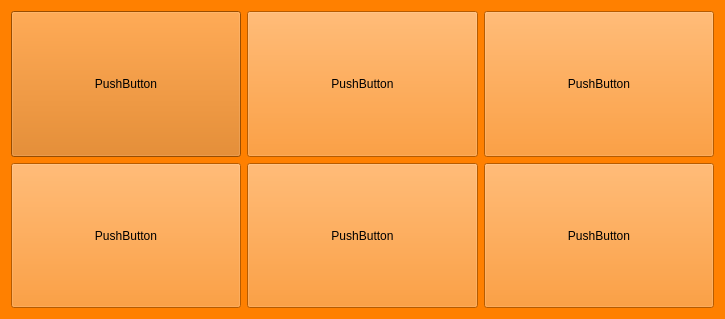
<?xml version="1.0" encoding="UTF-8"?>
<ui version="4.0">
 <class>CMainWindow</class>
 <widget class="QMainWindow" name="CMainWindow">
  <property name="geometry">
   <rect>
    <x>0</x>
    <y>0</y>
    <width>725</width>
    <height>319</height>
   </rect>
  </property>
  <property name="windowTitle">
   <string>VoyagerHead</string>
  </property>
  <property name="styleSheet">
   <string notr="true">background-color: rgb(255, 128, 0);</string>
  </property>
  <widget class="QWidget" name="centralWidget">
   <layout class="QVBoxLayout" name="verticalLayout">
    <item>
     <layout class="QHBoxLayout" name="horizontalLayout">
      <item>
       <widget class="QPushButton" name="pushButton">
        <property name="sizePolicy">
         <sizepolicy hsizetype="Expanding" vsizetype="Expanding">
          <horstretch>0</horstretch>
          <verstretch>0</verstretch>
         </sizepolicy>
        </property>
        <property name="autoFillBackground">
         <bool>false</bool>
        </property>
        <property name="styleSheet">
         <string notr="true">background-color: rgb(170, 85, 0);
background-color: rgb(216, 108, 0);</string>
        </property>
        <property name="text">
         <string>PushButton</string>
        </property>
       </widget>
      </item>
      <item>
       <widget class="QPushButton" name="pushButton_3">
        <property name="sizePolicy">
         <sizepolicy hsizetype="Expanding" vsizetype="Expanding">
          <horstretch>0</horstretch>
          <verstretch>0</verstretch>
         </sizepolicy>
        </property>
        <property name="text">
         <string>PushButton</string>
        </property>
       </widget>
      </item>
      <item>
       <widget class="QPushButton" name="pushButton_2">
        <property name="sizePolicy">
         <sizepolicy hsizetype="Expanding" vsizetype="Expanding">
          <horstretch>0</horstretch>
          <verstretch>0</verstretch>
         </sizepolicy>
        </property>
        <property name="text">
         <string>PushButton</string>
        </property>
       </widget>
      </item>
     </layout>
    </item>
    <item>
     <layout class="QHBoxLayout" name="horizontalLayout_2">
      <item>
       <widget class="QPushButton" name="pushButton_6">
        <property name="sizePolicy">
         <sizepolicy hsizetype="Expanding" vsizetype="Expanding">
          <horstretch>0</horstretch>
          <verstretch>0</verstretch>
         </sizepolicy>
        </property>
        <property name="text">
         <string>PushButton</string>
        </property>
       </widget>
      </item>
      <item>
       <widget class="QPushButton" name="pushButton_5">
        <property name="sizePolicy">
         <sizepolicy hsizetype="Expanding" vsizetype="Expanding">
          <horstretch>0</horstretch>
          <verstretch>0</verstretch>
         </sizepolicy>
        </property>
        <property name="text">
         <string>PushButton</string>
        </property>
       </widget>
      </item>
      <item>
       <widget class="QPushButton" name="pushButton_4">
        <property name="sizePolicy">
         <sizepolicy hsizetype="Expanding" vsizetype="Expanding">
          <horstretch>0</horstretch>
          <verstretch>0</verstretch>
         </sizepolicy>
        </property>
        <property name="text">
         <string>PushButton</string>
        </property>
       </widget>
      </item>
     </layout>
    </item>
   </layout>
  </widget>
 </widget>
 <layoutdefault spacing="6" margin="11"/>
 <resources/>
 <connections/>
</ui>
